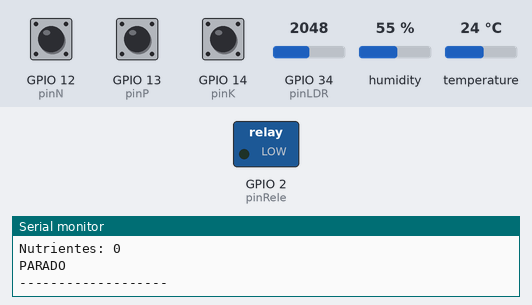
The sketch below on a simulated ESP32. Shown: switched loads named in the sketch (green lamp = pin HIGH), the last lines printed to the serial monitor. The inputs (shaded band) are chosen by the test bench; at power-on: GPIO 12 (pinN) HIGH, GPIO 13 (pinP) HIGH, GPIO 14 (pinK) HIGH, GPIO 34 (pinLDR) = 2048, humidity 55 %, temperature 24 °C.

Above: at 2.8 s.
2.9 s: GPIO 12 (pinN) pulled LOW for 2.35 s
At 4.4 s:
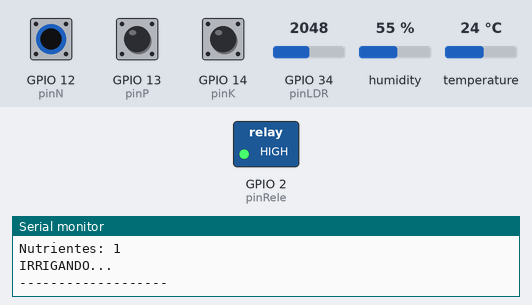
Timing chart, 0 to 7.5 s (numbered marks = the images above; inputs shaded):
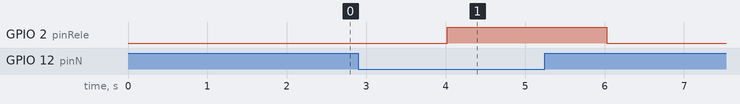

Measured:
- after the input at 2.9 s, GPIO 2 (pinRele): LOW → HIGH after 1.1 s, → LOW 2.0 s later

The sketch:

sketch.ino
```cpp
#include "DHT.h"

#define DHTPIN 15
#define DHTTYPE DHT22

DHT dht(DHTPIN, DHTTYPE);

// pinos
int pinN = 12;
int pinP = 13;
int pinK = 14;
int pinLDR = 34;
int pinRele = 2;

void setup() {
  Serial.begin(115200);

  pinMode(pinN, INPUT_PULLUP);
  pinMode(pinP, INPUT_PULLUP);
  pinMode(pinK, INPUT_PULLUP);

  pinMode(pinRele, OUTPUT);

  dht.begin();
}

void loop() {
  // leitura dos botões
  int N = !digitalRead(pinN);
  int P = !digitalRead(pinP);
  int K = !digitalRead(pinK);

  int nutrientes = N + P + K;

  // leitura do LDR
  int ph = analogRead(pinLDR);

  // leitura do DHT22
  float umidade = dht.readHumidity();

  // mostrar valores
  Serial.print("Umidade: ");
  Serial.println(umidade);

  Serial.print("pH: ");
  Serial.println(ph);

  Serial.print("N = ");
  Serial.println(N);

  Serial.print("P = ");
  Serial.println(P);

  Serial.print("K = ");
  Serial.println(K);

  Serial.print("Nutrientes: ");
  Serial.println(nutrientes);


  if (umidade < 90 && nutrientes >= 1 && ph > 0) {
    digitalWrite(pinRele, HIGH);
    Serial.println("IRRIGANDO...");
  } else {
    digitalWrite(pinRele, LOW);
    Serial.println("PARADO");
  }

  Serial.println("-------------------");

  delay(2000);
}
```
